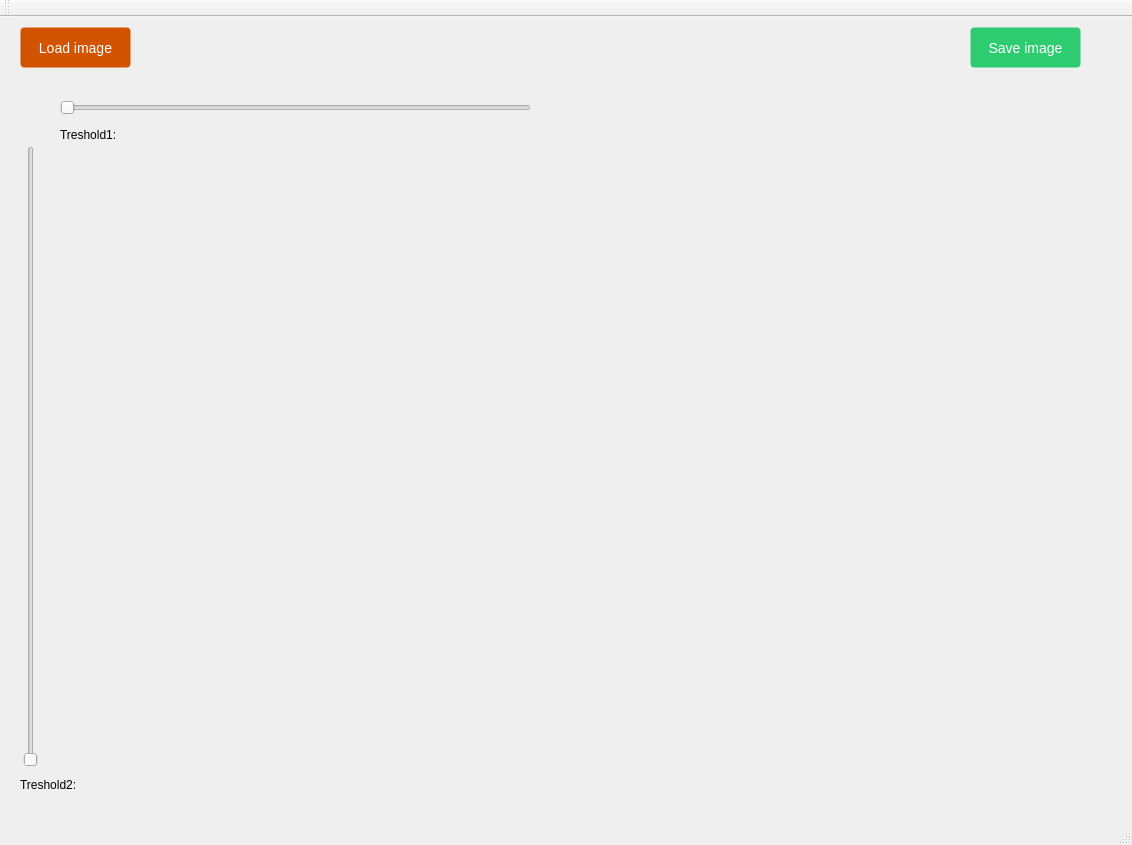
<?xml version="1.0" encoding="UTF-8"?>
<ui version="4.0">
 <class>MainWindow</class>
 <widget class="QMainWindow" name="MainWindow">
  <property name="geometry">
   <rect>
    <x>0</x>
    <y>0</y>
    <width>1132</width>
    <height>845</height>
   </rect>
  </property>
  <property name="windowTitle">
   <string>MainWindow</string>
  </property>
  <property name="styleSheet">
   <string notr="true">font: 14pt &quot;Consolas&quot;;</string>
  </property>
  <widget class="QWidget" name="centralWidget">
   <widget class="QLabel" name="image">
    <property name="geometry">
     <rect>
      <x>60</x>
      <y>130</y>
      <width>471</width>
      <height>621</height>
     </rect>
    </property>
    <property name="styleSheet">
     <string notr="true"/>
    </property>
    <property name="text">
     <string/>
    </property>
   </widget>
   <widget class="QPushButton" name="loadImageBtn">
    <property name="geometry">
     <rect>
      <x>20</x>
      <y>10</y>
      <width>111</width>
      <height>41</height>
     </rect>
    </property>
    <property name="styleSheet">
     <string notr="true">color: #fff;
background-color: #d35400;
border-color: #357ebd;
font-size: 14px;
font-weight: normal;
border-radius: 4px;
text-align: center;
vertical-align: middle;
border: 1px solid transparent;
padding: 10px 16px;</string>
    </property>
    <property name="text">
     <string>Load image</string>
    </property>
   </widget>
   <widget class="QSlider" name="horizontalSlider">
    <property name="geometry">
     <rect>
      <x>60</x>
      <y>80</y>
      <width>471</width>
      <height>22</height>
     </rect>
    </property>
    <property name="maximum">
     <number>256</number>
    </property>
    <property name="orientation">
     <enum>Qt::Horizontal</enum>
    </property>
   </widget>
   <widget class="QSlider" name="verticalSlider">
    <property name="geometry">
     <rect>
      <x>20</x>
      <y>129</y>
      <width>22</width>
      <height>621</height>
     </rect>
    </property>
    <property name="maximum">
     <number>256</number>
    </property>
    <property name="orientation">
     <enum>Qt::Vertical</enum>
    </property>
   </widget>
   <widget class="QPushButton" name="saveImageBtn">
    <property name="geometry">
     <rect>
      <x>970</x>
      <y>10</y>
      <width>111</width>
      <height>41</height>
     </rect>
    </property>
    <property name="styleSheet">
     <string notr="true">:enabled {
color: #fff;
background-color: #2ecc71;
border-color: #357ebd;
font-size: 14px;
font-weight: normal;
border-radius: 4px;
text-align: center;
vertical-align: middle;
border: 1px solid transparent;
padding: 10px 16px;
}
:disabled {
color: #fff;
background-color: #dddddd;
border-color: #357ebd;
font-size: 14px;
font-weight: normal;
border-radius: 4px;
text-align: center;
vertical-align: middle;
border: 1px solid transparent;
padding: 10px 16px;
}</string>
    </property>
    <property name="text">
     <string>Save image</string>
    </property>
   </widget>
   <widget class="QLabel" name="label">
    <property name="geometry">
     <rect>
      <x>160</x>
      <y>110</y>
      <width>41</width>
      <height>16</height>
     </rect>
    </property>
    <property name="styleSheet">
     <string notr="true">font: 14pt &quot;Consolas&quot;;</string>
    </property>
    <property name="text">
     <string/>
    </property>
   </widget>
   <widget class="QLabel" name="label_2">
    <property name="geometry">
     <rect>
      <x>120</x>
      <y>760</y>
      <width>31</width>
      <height>16</height>
     </rect>
    </property>
    <property name="text">
     <string/>
    </property>
   </widget>
   <widget class="QLabel" name="cannyImage">
    <property name="geometry">
     <rect>
      <x>610</x>
      <y>130</y>
      <width>471</width>
      <height>621</height>
     </rect>
    </property>
    <property name="styleSheet">
     <string notr="true"/>
    </property>
    <property name="text">
     <string/>
    </property>
   </widget>
   <widget class="QLabel" name="label_3">
    <property name="geometry">
     <rect>
      <x>60</x>
      <y>110</y>
      <width>101</width>
      <height>16</height>
     </rect>
    </property>
    <property name="text">
     <string>Treshold1: </string>
    </property>
   </widget>
   <widget class="QLabel" name="label_4">
    <property name="geometry">
     <rect>
      <x>20</x>
      <y>760</y>
      <width>101</width>
      <height>16</height>
     </rect>
    </property>
    <property name="text">
     <string>Treshold2: </string>
    </property>
   </widget>
  </widget>
  <widget class="QMenuBar" name="menuBar">
   <property name="geometry">
    <rect>
     <x>0</x>
     <y>0</y>
     <width>1132</width>
     <height>28</height>
    </rect>
   </property>
  </widget>
  <widget class="QToolBar" name="mainToolBar">
   <attribute name="toolBarArea">
    <enum>TopToolBarArea</enum>
   </attribute>
   <attribute name="toolBarBreak">
    <bool>false</bool>
   </attribute>
  </widget>
  <widget class="QStatusBar" name="statusBar"/>
 </widget>
 <layoutdefault spacing="6" margin="11"/>
 <resources/>
 <connections>
  <connection>
   <sender>horizontalSlider</sender>
   <signal>valueChanged(int)</signal>
   <receiver>label</receiver>
   <slot>setNum(int)</slot>
   <hints>
    <hint type="sourcelabel">
     <x>77</x>
     <y>121</y>
    </hint>
    <hint type="destinationlabel">
     <x>77</x>
     <y>151</y>
    </hint>
   </hints>
  </connection>
  <connection>
   <sender>verticalSlider</sender>
   <signal>valueChanged(int)</signal>
   <receiver>label_2</receiver>
   <slot>setNum(int)</slot>
   <hints>
    <hint type="sourcelabel">
     <x>32</x>
     <y>764</y>
    </hint>
    <hint type="destinationlabel">
     <x>28</x>
     <y>794</y>
    </hint>
   </hints>
  </connection>
 </connections>
</ui>
